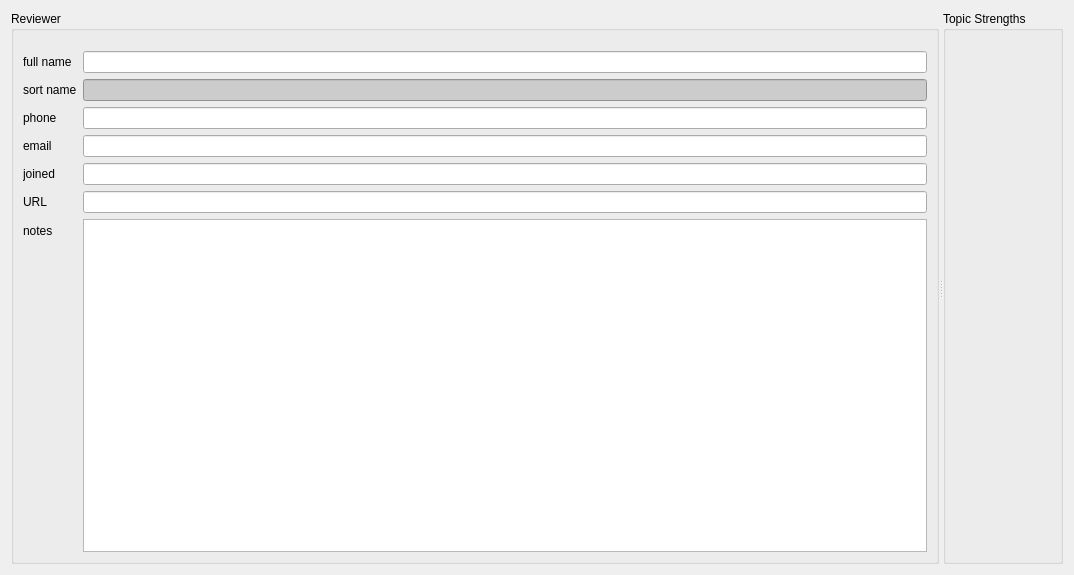
<?xml version="1.0" encoding="UTF-8"?>
<ui version="4.0">
 <class>Form</class>
 <widget class="QWidget" name="Form">
  <property name="geometry">
   <rect>
    <x>0</x>
    <y>0</y>
    <width>1074</width>
    <height>575</height>
   </rect>
  </property>
  <property name="windowTitle">
   <string>Form</string>
  </property>
  <layout class="QGridLayout" name="gridLayout">
   <item row="0" column="0">
    <widget class="QSplitter" name="splitter">
     <property name="orientation">
      <enum>Qt::Horizontal</enum>
     </property>
     <property name="childrenCollapsible">
      <bool>false</bool>
     </property>
     <widget class="QGroupBox" name="reviewer_box">
      <property name="sizePolicy">
       <sizepolicy hsizetype="Preferred" vsizetype="Preferred">
        <horstretch>0</horstretch>
        <verstretch>0</verstretch>
       </sizepolicy>
      </property>
      <property name="title">
       <string>Reviewer</string>
      </property>
      <layout class="QGridLayout" name="gridLayout_2">
       <property name="topMargin">
        <number>20</number>
       </property>
       <item row="0" column="0">
        <layout class="QFormLayout" name="formLayout">
         <property name="fieldGrowthPolicy">
          <enum>QFormLayout::AllNonFixedFieldsGrow</enum>
         </property>
         <item row="0" column="0">
          <widget class="QLabel" name="label">
           <property name="text">
            <string>full name</string>
           </property>
          </widget>
         </item>
         <item row="0" column="1">
          <widget class="QLineEdit" name="full_name">
           <property name="readOnly">
            <bool>false</bool>
           </property>
          </widget>
         </item>
         <item row="1" column="0">
          <widget class="QLabel" name="label_2">
           <property name="text">
            <string>sort name</string>
           </property>
          </widget>
         </item>
         <item row="1" column="1">
          <widget class="QLineEdit" name="sort_name">
           <property name="styleSheet">
            <string notr="true">background-color: #ccc</string>
           </property>
           <property name="readOnly">
            <bool>true</bool>
           </property>
          </widget>
         </item>
         <item row="2" column="0">
          <widget class="QLabel" name="label_3">
           <property name="text">
            <string>phone</string>
           </property>
          </widget>
         </item>
         <item row="2" column="1">
          <widget class="QLineEdit" name="phone">
           <property name="readOnly">
            <bool>false</bool>
           </property>
          </widget>
         </item>
         <item row="3" column="0">
          <widget class="QLabel" name="label_4">
           <property name="text">
            <string>email</string>
           </property>
          </widget>
         </item>
         <item row="3" column="1">
          <widget class="QLineEdit" name="email">
           <property name="readOnly">
            <bool>false</bool>
           </property>
          </widget>
         </item>
         <item row="4" column="0">
          <widget class="QLabel" name="label_5">
           <property name="text">
            <string>joined</string>
           </property>
          </widget>
         </item>
         <item row="4" column="1">
          <widget class="QLineEdit" name="joined">
           <property name="readOnly">
            <bool>false</bool>
           </property>
          </widget>
         </item>
         <item row="5" column="0">
          <widget class="QLabel" name="label_6">
           <property name="text">
            <string>URL</string>
           </property>
          </widget>
         </item>
         <item row="5" column="1">
          <widget class="QLineEdit" name="url">
           <property name="readOnly">
            <bool>false</bool>
           </property>
          </widget>
         </item>
         <item row="6" column="0">
          <widget class="QLabel" name="label_7">
           <property name="text">
            <string>notes</string>
           </property>
          </widget>
         </item>
         <item row="6" column="1">
          <widget class="QPlainTextEdit" name="notes">
           <property name="minimumSize">
            <size>
             <width>0</width>
             <height>40</height>
            </size>
           </property>
           <property name="baseSize">
            <size>
             <width>0</width>
             <height>0</height>
            </size>
           </property>
           <property name="textInteractionFlags">
            <set>Qt::TextEditorInteraction</set>
           </property>
          </widget>
         </item>
        </layout>
       </item>
      </layout>
     </widget>
     <widget class="QGroupBox" name="topic_box">
      <property name="title">
       <string>Topic Strengths</string>
      </property>
      <property name="alignment">
       <set>Qt::AlignLeading|Qt::AlignLeft|Qt::AlignTop</set>
      </property>
      <layout class="QGridLayout" name="gridLayout_3">
       <property name="topMargin">
        <number>20</number>
       </property>
       <item row="0" column="1">
        <layout class="QGridLayout" name="topic_layout"/>
       </item>
       <item row="1" column="1">
        <spacer name="verticalSpacer">
         <property name="orientation">
          <enum>Qt::Vertical</enum>
         </property>
         <property name="sizeHint" stdset="0">
          <size>
           <width>20</width>
           <height>40</height>
          </size>
         </property>
        </spacer>
       </item>
      </layout>
     </widget>
    </widget>
   </item>
  </layout>
 </widget>
 <resources/>
 <connections/>
</ui>
